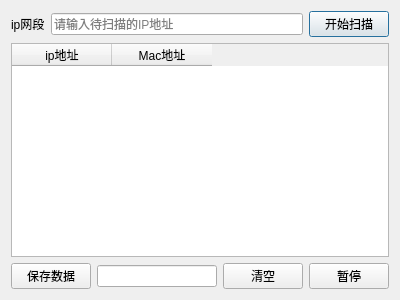
<?xml version="1.0" encoding="UTF-8"?>
<ui version="4.0">
 <class>Dialog</class>
 <widget class="QDialog" name="Dialog">
  <property name="geometry">
   <rect>
    <x>0</x>
    <y>0</y>
    <width>400</width>
    <height>300</height>
   </rect>
  </property>
  <property name="windowTitle">
   <string>Dialog</string>
  </property>
  <layout class="QHBoxLayout" name="horizontalLayout_2">
   <item>
    <layout class="QVBoxLayout" name="verticalLayout">
     <item>
      <layout class="QHBoxLayout" name="horizontalLayout" stretch="1,8,2">
       <item>
        <widget class="QLabel" name="label">
         <property name="text">
          <string>ip网段</string>
         </property>
        </widget>
       </item>
       <item>
        <widget class="QLineEdit" name="lineEdit">
         <property name="placeholderText">
          <string>请输入待扫描的IP地址</string>
         </property>
        </widget>
       </item>
       <item>
        <widget class="QPushButton" name="button">
         <property name="text">
          <string>开始扫描</string>
         </property>
        </widget>
       </item>
      </layout>
     </item>
     <item>
      <widget class="QTableWidget" name="tableWidget">
       <column>
        <property name="text">
         <string>ip地址</string>
        </property>
       </column>
       <column>
        <property name="text">
         <string>Mac地址</string>
        </property>
       </column>
      </widget>
     </item>
     <item>
      <layout class="QHBoxLayout" name="horizontalLayout_3" stretch="4,0,4,0">
       <item>
        <widget class="QPushButton" name="buttonSave">
         <property name="sizePolicy">
          <sizepolicy hsizetype="Fixed" vsizetype="Fixed">
           <horstretch>0</horstretch>
           <verstretch>0</verstretch>
          </sizepolicy>
         </property>
         <property name="text">
          <string>保存数据</string>
         </property>
        </widget>
       </item>
       <item>
        <widget class="QLineEdit" name="lineEdit_2"/>
       </item>
       <item>
        <widget class="QPushButton" name="buttonCE">
         <property name="sizePolicy">
          <sizepolicy hsizetype="Fixed" vsizetype="Fixed">
           <horstretch>0</horstretch>
           <verstretch>0</verstretch>
          </sizepolicy>
         </property>
         <property name="text">
          <string>清空</string>
         </property>
        </widget>
       </item>
       <item>
        <widget class="QPushButton" name="buttonStop">
         <property name="text">
          <string>暂停</string>
         </property>
        </widget>
       </item>
      </layout>
     </item>
    </layout>
   </item>
  </layout>
 </widget>
 <resources/>
 <connections/>
</ui>
